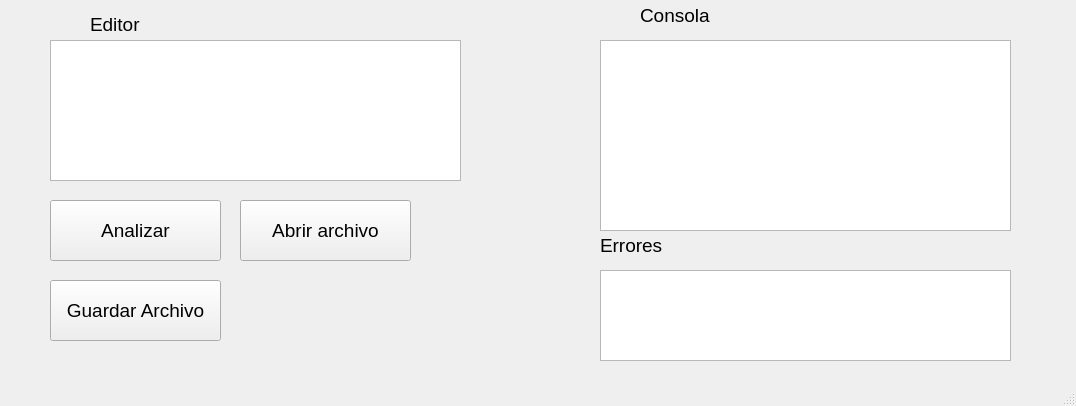
<?xml version="1.0" encoding="UTF-8"?>
<ui version="4.0">
 <class>MainWindow</class>
 <widget class="QMainWindow" name="MainWindow">
  <property name="geometry">
   <rect>
    <x>0</x>
    <y>0</y>
    <width>1076</width>
    <height>406</height>
   </rect>
  </property>
  <property name="windowTitle">
   <string>MainWindow</string>
  </property>
  <widget class="QWidget" name="centralwidget">
   <widget class="QTextEdit" name="textEditor">
    <property name="geometry">
     <rect>
      <x>50</x>
      <y>40</y>
      <width>411</width>
      <height>141</height>
     </rect>
    </property>
   </widget>
   <widget class="QTextEdit" name="textConsola">
    <property name="geometry">
     <rect>
      <x>600</x>
      <y>40</y>
      <width>411</width>
      <height>191</height>
     </rect>
    </property>
   </widget>
   <widget class="QLabel" name="label">
    <property name="geometry">
     <rect>
      <x>90</x>
      <y>14</y>
      <width>61</width>
      <height>20</height>
     </rect>
    </property>
    <property name="font">
     <font>
      <pointsize>14</pointsize>
     </font>
    </property>
    <property name="text">
     <string>Editor</string>
    </property>
   </widget>
   <widget class="QLabel" name="label_2">
    <property name="geometry">
     <rect>
      <x>640</x>
      <y>0</y>
      <width>91</width>
      <height>31</height>
     </rect>
    </property>
    <property name="font">
     <font>
      <pointsize>14</pointsize>
     </font>
    </property>
    <property name="text">
     <string>Consola</string>
    </property>
   </widget>
   <widget class="QPushButton" name="btnAbrir">
    <property name="geometry">
     <rect>
      <x>240</x>
      <y>200</y>
      <width>171</width>
      <height>61</height>
     </rect>
    </property>
    <property name="font">
     <font>
      <pointsize>14</pointsize>
     </font>
    </property>
    <property name="text">
     <string>Abrir archivo</string>
    </property>
   </widget>
   <widget class="QPushButton" name="btnAnalizar">
    <property name="geometry">
     <rect>
      <x>50</x>
      <y>200</y>
      <width>171</width>
      <height>61</height>
     </rect>
    </property>
    <property name="font">
     <font>
      <pointsize>14</pointsize>
     </font>
    </property>
    <property name="text">
     <string>Analizar</string>
    </property>
   </widget>
   <widget class="QTextEdit" name="textErrores">
    <property name="geometry">
     <rect>
      <x>600</x>
      <y>270</y>
      <width>411</width>
      <height>91</height>
     </rect>
    </property>
   </widget>
   <widget class="QLabel" name="label_3">
    <property name="geometry">
     <rect>
      <x>600</x>
      <y>230</y>
      <width>91</width>
      <height>31</height>
     </rect>
    </property>
    <property name="font">
     <font>
      <pointsize>14</pointsize>
     </font>
    </property>
    <property name="text">
     <string>Errores</string>
    </property>
   </widget>
   <widget class="QPushButton" name="btn_guardar">
    <property name="geometry">
     <rect>
      <x>50</x>
      <y>280</y>
      <width>171</width>
      <height>61</height>
     </rect>
    </property>
    <property name="font">
     <font>
      <pointsize>14</pointsize>
     </font>
    </property>
    <property name="text">
     <string>Guardar Archivo</string>
    </property>
   </widget>
  </widget>
  <widget class="QMenuBar" name="menubar">
   <property name="geometry">
    <rect>
     <x>0</x>
     <y>0</y>
     <width>1076</width>
     <height>22</height>
    </rect>
   </property>
  </widget>
  <widget class="QStatusBar" name="statusbar"/>
 </widget>
 <resources/>
 <connections/>
</ui>
